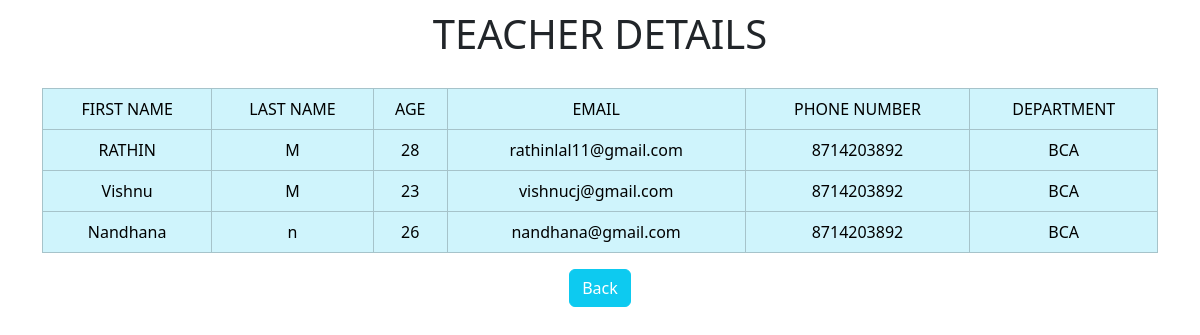
Page /studentDetails/ on the earlier database version.
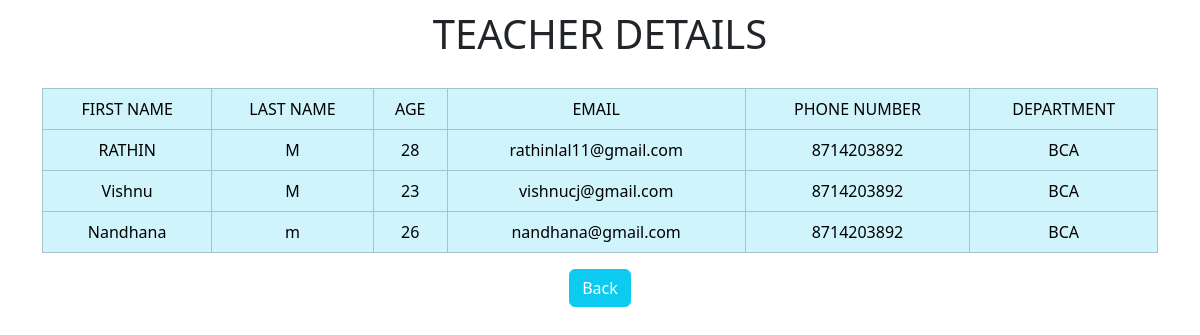
Same page on the later database version.
### school_m/models.py (models this page shows)
class Student1(models.Model):
    department_id = models.ForeignKey(Department,on_delete=models.CASCADE)
    stud_id = models.ForeignKey(User,on_delete=models.CASCADE)
    age = models.IntegerField()
    phone = models.BigIntegerField()
    class Meta:
        db_table = 'STUDENT 1'

class User (AbstractUser):
    user_type = models.CharField(max_length=30)
    class Meta:
        db_table = 'USER'

class Department(models.Model):
    department_name = models.CharField(max_length=50)
    class Meta:
        db_table = 'DEPARTMENT'

### school_m/views.py (the view)
# urls.py: path('studentDetails/', views.student_details, ),
def student_details(request):
    data= Student1.objects.filter(stud_id__is_active=True)
    return render(request,'student_details.html',{'data':data})

### school_m/templates/student_details.html (shortened to what this page needs)
<!DOCTYPE html>
<html lang="en">
<head>
    <link href="https://cdn.jsdelivr.net/npm/bootstrap@5.3.8/dist/css/bootstrap.min.css" rel="stylesheet"
>
     <link rel="stylesheet" href="https://cdnjs.cloudflare.com/ajax/libs/remixicon/4.6.0/remixicon.css"
 />
</head>
<body style="text-align: center; padding: 10px;">
<h1>TEACHER DETAILS</h1>
    <div class="container">
        <table class="table table-info table-bordered table-hover">
            <tr>
                <td>FIRST NAME</td>
                <td>LAST NAME</td>
                <td>AGE</td>
                <td>EMAIL</td>
                <td>PHONE NUMBER</td>
                <td>DEPARTMENT</td>
            </tr>
            {% for i in data %}
              <tr>
                <td>{{i.stud_id.first_name}}</td>
                <td>{{i.stud_id.last_name}}</td>
                <td>{{i.age}}</td>
                <td>{{i.stud_id.email}}</td>
                <td>{{i.phone}}</td>
                <td>{{i.department_id.department_name}}</td>
              </tr>
            {% endfor %}
        </table>
        <button class="btn btn-info" style="margin-left: 0px;"><a href="/addmin/"   style="text-decoration: none;color: white;">Back</a></button>
    </div>
</body>
</html>

Differences in the rows shown:
changed through a linked row, Student1 "Nandhana": stud_id.last_name "n" → "m"
